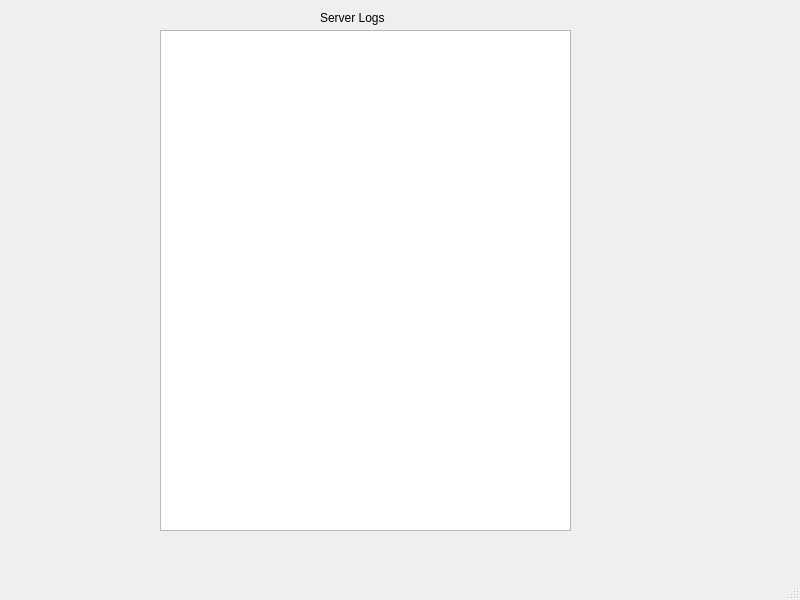
<?xml version="1.0" encoding="UTF-8"?>
<ui version="4.0">
 <class>MainWindow</class>
 <widget class="QMainWindow" name="MainWindow">
  <property name="geometry">
   <rect>
    <x>0</x>
    <y>0</y>
    <width>800</width>
    <height>600</height>
   </rect>
  </property>
  <property name="windowTitle">
   <string>MainWindow</string>
  </property>
  <widget class="QWidget" name="centralwidget">
   <widget class="QTextBrowser" name="textBrowser">
    <property name="geometry">
     <rect>
      <x>160</x>
      <y>30</y>
      <width>411</width>
      <height>501</height>
     </rect>
    </property>
   </widget>
   <widget class="QLabel" name="label">
    <property name="geometry">
     <rect>
      <x>320</x>
      <y>10</y>
      <width>81</width>
      <height>16</height>
     </rect>
    </property>
    <property name="text">
     <string>Server Logs</string>
    </property>
   </widget>
  </widget>
  <widget class="QStatusBar" name="statusbar"/>
 </widget>
 <resources/>
 <connections/>
</ui>
